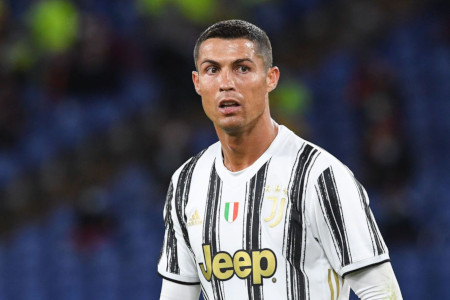
#> input picture ronaldo.jpeg, 450 x 300 px
$ jupyter execute 20201101_eye_in_face_detection.ipynb
#> lines starting #> are read from the running program, lines starting #| are printed output that depends on the picture; after the words box and inside, x2 and y2 are one past the last pixel; in counts of white or black regions, pixels touching at a corner belong together
[cell 1]
import numpy as np
import cv2 as cv

face_cascade = cv.CascadeClassifier('haarcascade_frontalface_default.xml')
eye_cascade = cv.CascadeClassifier('haarcascade_eye.xml')

img = cv.imread('ronaldo.jpeg')
#> img is the input picture: shape (300, 450, 3); mean B, G, R 86.9, 79.4, 79.2
gray = cv.cvtColor(img, cv.COLOR_BGR2GRAY)
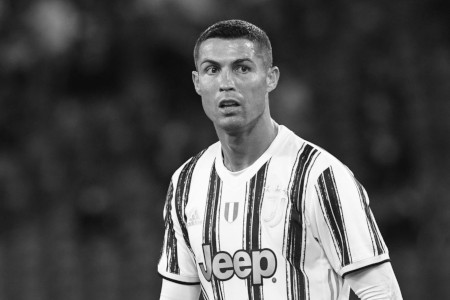
#> gray: shape (300, 450); min 8, max 255, mean 80.2

[cell 2]
faces = face_cascade.detectMultiScale(gray, 1.3, 5)
#> faces = [[179, 30, 95, 95]]

# detect eyes in face

for (x,y,w,h) in faces:
    cv.rectangle(img,(x,y),(x+w,y+h),(255,0,0),2)
    roi_gray = gray[y:y+h, x:x+w]
    roi_color = img[y:y+h, x:x+w]
    eyes = eye_cascade.detectMultiScale(roi_gray)

    for (ex,ey,ew,eh) in eyes:
        cv.rectangle(roi_color,(ex,ey),(ex+ew,ey+eh),(0,255,0),2)
#> this loop made 1 pass
#> (x, y, w, h, eyes) on pass 1: (179, 30, 95, 95, [[21, 27, 24, 24], [52, 26, 24, 24]])
#> pass 1, `roi_gray = gray[y:y+h, x:x+w]`:
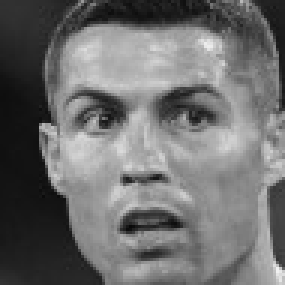
#> roi_gray: shape (95, 95) (shown 3 times larger); min 8, max 240, mean 110.2
#> pass 1, `roi_color = img[y:y+h, x:x+w]`:
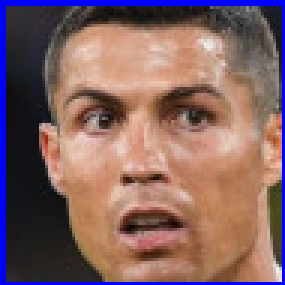
#> roi_color: shape (95, 95, 3) (shown 3 times larger); mean B, G, R 99.1, 99.3, 130.8
#> after the loop:
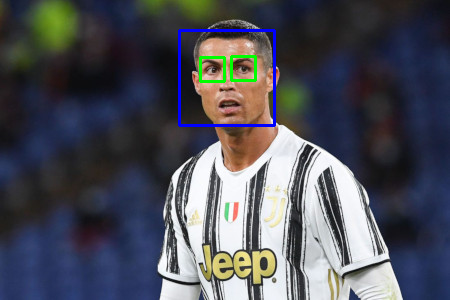
#> img: shape (300, 450, 3); 1.26% of pixels changed, all inside (x1, y1, x2, y2) = (178, 29, 276, 127)
#> after the loop:
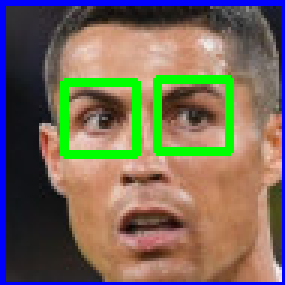
#> roi_color: shape (95, 95, 3) (shown 3 times larger); 6.29% of pixels changed, all inside (x1, y1, x2, y2) = (20, 25, 78, 53)

cv.imshow('img',img)
cv.waitKey(0)
cv.destroyAllWindows()
